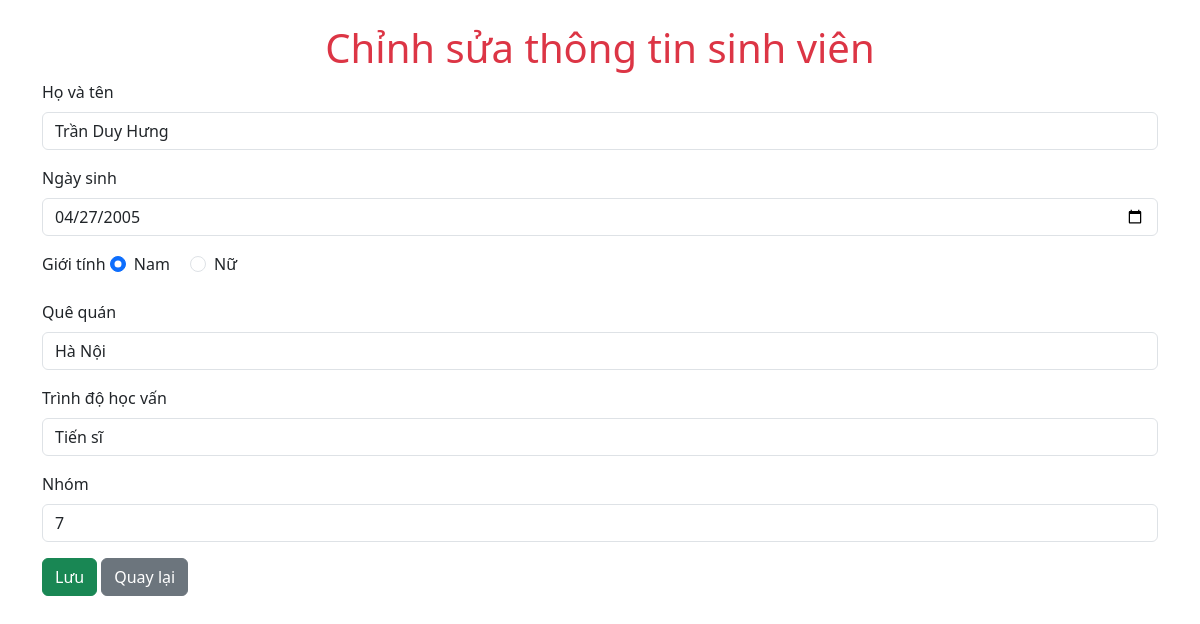
The app's page /edit.php?id=4 with its own data.
### tables this page shows
CREATE TABLE `table_studen` (
  `id` int(50) NOT NULL,
  `fullname` varchar(255) NOT NULL,
  `dob` date NOT NULL,
  `gender` int(50) NOT NULL,
  `hometown` varchar(255) NOT NULL,
  `level_id` int(50) NOT NULL,
  `group_id` int(50) NOT NULL
);

### edit.php (the view, shortened to what this page needs)
<?php
try {
    $pdo = new PDO("mysql:host=localhost;dbname=qlsv_vuvanluan", "root", "");
    $pdo->setAttribute(PDO::ATTR_ERRMODE, PDO::ERRMODE_EXCEPTION);
} catch (PDOException $e) {
    die("Kết nối thất bại: " . $e->getMessage());
}
$id = $_GET['id'] ?? null;
try {
    $sql = "SELECT * FROM table_Studen WHERE id = :id";
    $stmt = $pdo->prepare($sql);
    $stmt->bindParam(':id', $id, PDO::PARAM_INT);
    $stmt->execute();
    $studen = $stmt->fetch(PDO::FETCH_ASSOC);
} catch (PDOException $e) {
    die("Lỗi: " . $e->getMessage());
}
?>
<!DOCTYPE html>
<html lang="vi">
<head>
    <link href="https://cdn.jsdelivr.net/npm/bootstrap@5.3.3/dist/css/bootstrap.min.css" rel="stylesheet">
</head>
<body>
    <div class="container mt-4">
        <h1 class="text-center text-danger">Chỉnh sửa thông tin sinh viên</h1>
        <form method="POST">
            <div class="mb-3">
                <label for="fullname" class="form-label">Họ và tên</label>
                <input type="text" class="form-control" id="fullname" name="fullname" value="<?= htmlspecialchars($studen['fullname']) ?>" required>
            </div>
            <div class="mb-3">
                <label for="dob" class="form-label">Ngày sinh</label>
                <input type="date" class="form-control" id="dob" name="dob" value="<?= htmlspecialchars(date('Y-m-d', strtotime($studen['dob']))) ?>" required>
            </div>
            <div class="mb-3">
                <label class="form-label">Giới tính</label>
                <div class="form-check form-check-inline">
                    <input class="form-check-input" type="radio" name="gender" value="1" <?= $studen['gender'] == 1 ? 'checked' : '' ?>>
                    <label class="form-check-label">Nam</label>
                </div>
                <div class="form-check form-check-inline">
                    <input class="form-check-input" type="radio" name="gender" value="0" <?= $studen['gender'] == 0 ? 'checked' : '' ?>>
                    <label class="form-check-label">Nữ</label>
                </div>
            </div>
            <div class="mb-3">
                <label for="hometown" class="form-label">Quê quán</label>
                <input type="text" class="form-control" id="hometown" name="hometown" value="<?= htmlspecialchars($studen['hometown']) ?>" required>
            </div>
            <div class="mb-3">
                <label for="level_id" class="form-label">Trình độ học vấn</label>
                <select class="form-control" name="level_id" required>
                    <option value="0" <?= $studen['level_id'] == 0 ? 'selected' : '' ?>>Tiến sĩ</option>
                </select>
            </div>
            <div class="mb-3">
                <label for="group_id" class="form-label">Nhóm</label>
                <input type="number" class="form-control" id="group_id" name="group_id" value="<?= htmlspecialchars($studen['group_id']) ?>" min="1" required>
            </div>
            <button type="submit" class="btn btn-success">Lưu</button>
            <a href="index.php" class="btn btn-secondary">Quay lại</a>
        </form>
    </div>
</body>
</html>

### records on screen
table_studen: fullname "Trần Duy Hưng", dob "04/27/2005", gender "☑", hometown "Hà Nội", level_id "Tiến sĩ", group_id "7"
